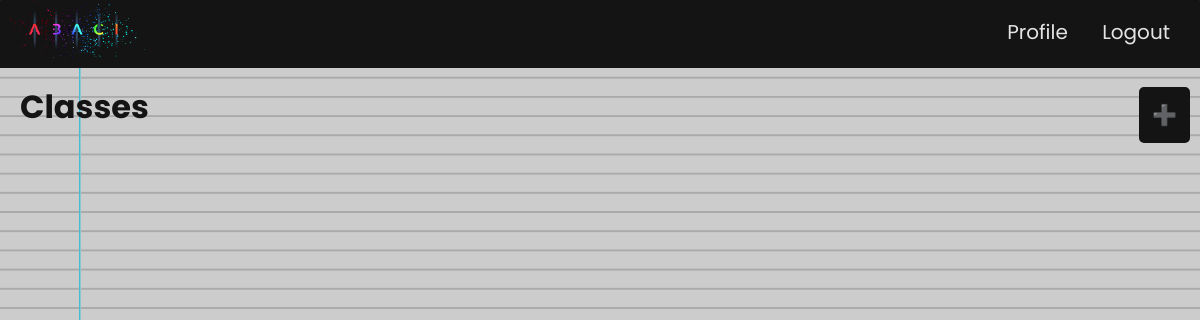
Page /portal/ (signed in) on the earlier database version.
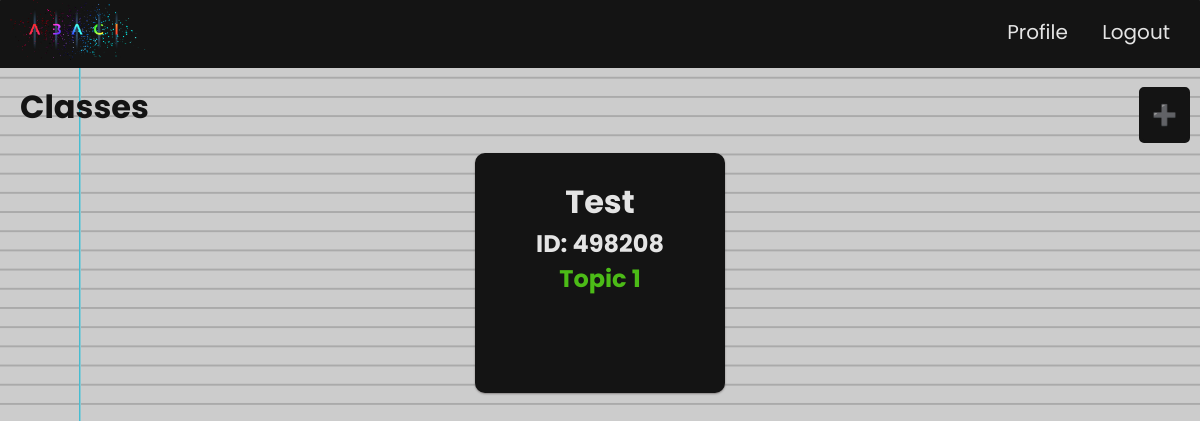
Same page on the later database version.
### portal/models.py (models this page shows, shortened)
class clss(models.Model):
    ID = models.PositiveIntegerField(primary_key=True, editable=False, validators=[MinValueValidator(111111), MaxValueValidator(999999)])
    name = models.CharField(max_length=10)
    teacher = models.ForeignKey(User, on_delete=models.CASCADE)

### portal/views.py (the view)
# urls.py: path('', views.ClssListView.as_view(), name='teacher-portal'), # view classes url
class ClssListView(LoginRequiredMixin, ListView):
    template_name = 'teacher/portal.html'
    context_object_name = 'classes'
    ordering = ['name']
    def get_queryset(self):
        classes = clss.objects.filter(teacher=self.request.user) # #only pass in classes owned by logged in teacher
        for clas in classes:
            added = False
            for t in topic.objects.filter(Clss=clas):
                if t.live == True:
                    clss.label = f'<h2 id="topic" style="color:#4CBB17">{t}</h2>' # add active topic to list
                    added = True
            if not added:
                clas.label = '''<h2 id="topic" style="color:#E60000">No active topic</h2>''' # if no active topic
        return classes

### portal/models.py (called while the page is built)
    def __str__(self):
        return self.title

### portal/templates/teacher/portal.html (shortened to what this page needs)
{% load static %}
<!DOCTYPE html>
<html>
<head>
    <link rel="stylesheet" type="text/css" href="{% static 'css/inside.css' %}">
    <link rel="stylesheet" type="text/css" href="{% static 'css/outside.css' %}">
</head>
<body>
    <div class="complete-container" id="infocontainer">
        <nav id='nav'>
            <a href="{% url 'teacher-portal' %}">
                <img src="{% static 'images/Abaci_logo.png' %}" alt="Abaci" width=150 height=60></img>
            </a>
            <div id="nav-links">
                <a href="{% url 'profile' %}">Profile</a>
                <a href="{% url 'logout' %}">Logout</a>
            </div>
        </nav>
        <a id="actiongood" href="{% url 'clss-create' %}">➕</a>
        <h1 class="h1lonetitle" id="h1portal">Classes</h1>
        <div id="columns-portal">
            {% for clss in classes %}
                <div class="class-container" onclick="location.href='{% url 'clss-detail' clss.ID %}'" style="width: 200px; height: 200px;">
                    <h1>{{ clss.name }}</h1>
                    <h2>ID: {{ clss.ID }}</h2>
                    {{ clss.label|safe }}
                </div>
            {% endfor %}
        </div>
    </div>
</body>
</html>

### static/css/inside.css (style rules this page uses)
* { margin: 0; padding: 0; color:rgb(228, 228, 228); font-family: "Poppins", sans-serif; }
.h1lonetitle { color: rgb(20, 20, 20); margin-left: 20px; }
#h1portal { margin-top: 15px; }
#nav { background-color: rgb(20, 20, 20); border-color: green; border-bottom: 5px; border-width: 5px; border-radius: 0.5px; }
#nav-links { float: right; height: inherit; margin:none; padding: 17px 0px; width: 50%; text-align: right; }
a { text-decoration: none; font-size: 20px; padding-right: 5%; }
#actiongood { -webkit-touch-callout: none; -webkit-user-select: none; -khtml-user-select: none; -moz-user-select: none; -ms-user-select: none; user-select: none; cursor: pointer; background-color: rgb(20, 20, 20); border-radius: 5px; float: right; margin: 5%; margin-right:10px; margin-top: 19px; margin-bottom:10px; padding: 10px; border-color: rgb(20, 20, 20); border-style: solid; border-width: medium; text-decoration: none; }
.class-container { cursor: pointer; display: inline-block; background-color: rgb(20, 20, 20); border: 10px solid #141414; box-shadow: 0 1px 2px rgba(34, 25, 25, 0.4); margin: 0 2px 15px; -webkit-column-break-inside: avoid; -moz-column-break-inside: avoid; column-break-inside: avoid; padding: 15px; padding-bottom: 5px; opacity: 1; border-radius: 10px; -webkit-transition: all .2s ease; -moz-transition: all .2s ease; -o-transition: all .2s ease; transition: all .2s ease; }
#columns, #columns-portal { -webkit-column-count: 3; -webkit-column-gap: 10px; -webkit-column-fill: auto; -moz-column-count: 3; -moz-column-gap: 10px; -moz-column-fill: auto; column-count: 3; column-gap: 15px; column-fill: auto; width: 100%; text-align: center; }
@media (min-width: 500px) { #columns-portal { -webkit-column-count: 1; -moz-column-count: 1; column-count: 1; } }

### static/css/outside.css (style rules this page uses)
* { margin: 0; padding: 0; color:rgb(228, 228, 228); font-family: "Poppins", sans-serif; }
body { background-color:rgb(20,20,20); }
#infocontainer { background-color: #ccc; background-image: linear-gradient(90deg, transparent 79px, #24b6cf 79px, #abced4 81px, transparent 81px), linear-gradient(#aaa .1em, transparent .1em); background-size: 100% 1.2em; min-height: 100%; width:100%; position: absolute; top:0px; border:0px; }

Differences in the rows shown:
added clss: name "Test", ID "498208", label "Topic 1"
